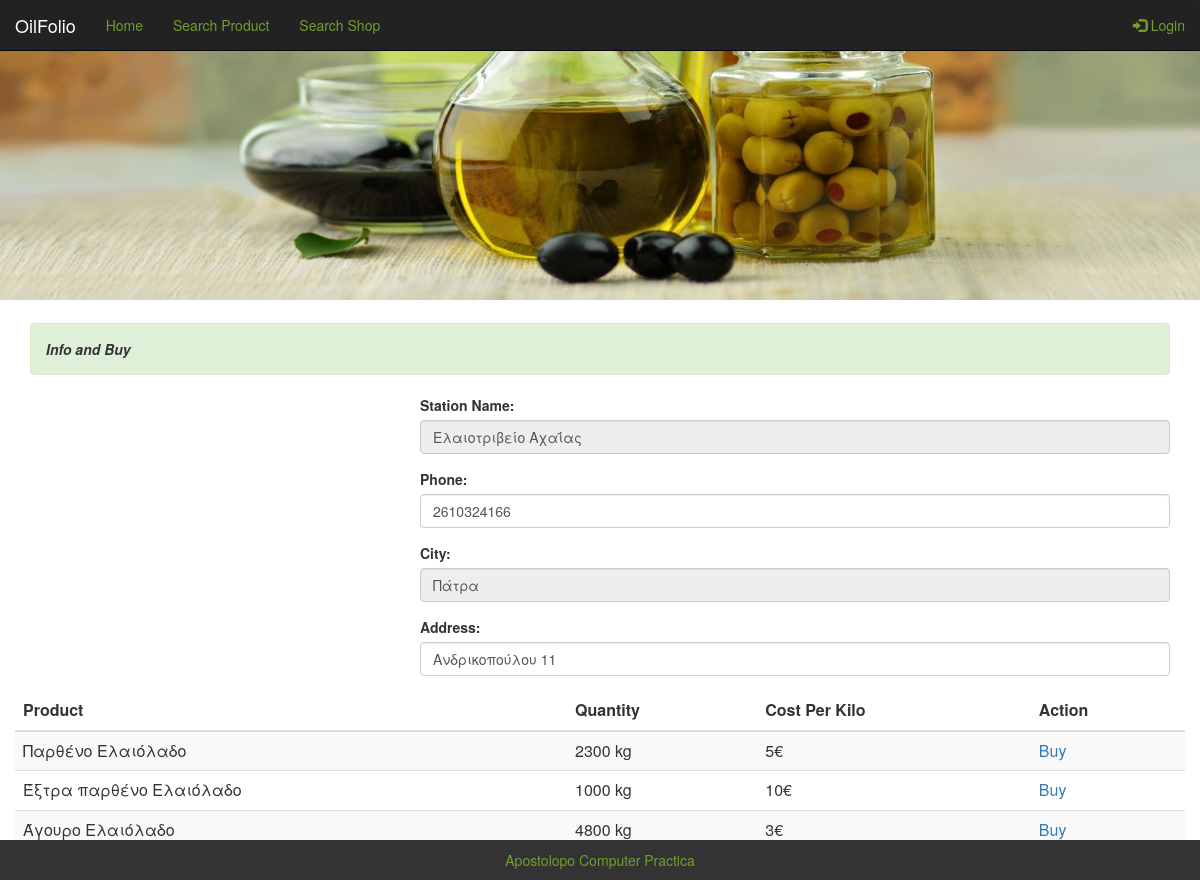
/buy.php?id_st=1, run on the app's committed database.
### tables this page shows
CREATE TABLE IF NOT EXISTS `oil_stations` (
  `id_st` int(10) NOT NULL AUTO_INCREMENT,
  `st_name` varchar(25) NOT NULL,
  `phone` varchar(25) NOT NULL,
  `city` varchar(20) NOT NULL,
  `address` varchar(25) NOT NULL,
  `longitude` varchar(25) NOT NULL,
  `latitude` varchar(25) NOT NULL,
  PRIMARY KEY (`id_st`),
  UNIQUE KEY `st_name` (`st_name`),
  UNIQUE KEY `st_name_2` (`st_name`)
);

CREATE TABLE IF NOT EXISTS `station_product` (
  `id_st_pr` int(10) NOT NULL AUTO_INCREMENT,
  `id_st` int(10) NOT NULL,
  `id_pr` int(10) NOT NULL,
  `quantity` int(20) DEFAULT NULL,
  `cost_per_kilo` int(10) DEFAULT NULL,
  `st_bank` varchar(25) NOT NULL,
  PRIMARY KEY (`id_st_pr`),
  UNIQUE KEY `id_pr` (`id_pr`),
  UNIQUE KEY `id_pr_2` (`id_pr`),
  KEY `prostpr` (`id_pr`)
);

CREATE TABLE IF NOT EXISTS `products` (
  `id_pr` int(10) NOT NULL AUTO_INCREMENT,
  `pr_name` varchar(25) NOT NULL,
  `description` varchar(250) NOT NULL,
  PRIMARY KEY (`id_pr`),
  UNIQUE KEY `pr_name` (`pr_name`)
);

### buy.php (the view, shortened to what this page needs)
<?php
include("up.php");
		$q5="select * from oil_stations where id_st=$_GET[id_st]";
		$r5=mysqli_query($conn,$q5);
		$qr5=@mysqli_fetch_array($r5);
		 ?>
			<div class="container">
			  <div class="alert alert-success">
			  <strong>Info and Buy</strong>
			   </div>
			  <div class="row">
			   <div class="col-md-4">
                <div id="map" style="width:100%; height:280px;"></div>
			   </div>
			    <div class="col-md-8">
				<div class="form-group">
				  <label for="Product Name">Station Name:</label>
				  <input type="text" class="form-control" id="st_name" placeholder="Enter station name" name="st_name" value='<?php echo "$qr5[st_name]";?>' style="background-color:#eee;">
				</div>
				<div class="form-group">
				  <label for="phone">Phone:</label>
				  <input type="text" class="form-control" id="phone" placeholder="Enter Phone" name="phone" value='<?php echo "$qr5[phone]";?>'>
				</div>
				<div class="form-group">
				  <label for="city">City:</label>
				  <input type="text" class="form-control" id="city" placeholder="Enter city" name="city" value='<?php echo "$qr5[city]";?>' style="background-color:#eee;">
				</div>
				<div class="form-group">
				  <label for="Address">Address:</label>
				  <input type="text" class="form-control" id="address" placeholder="Enter Address" name="address" value='<?php echo "$qr5[address]";?>'>
				</div>
				</div>
				<div>
			   <?php
			    $q6="select * from station_product inner join products on station_product.id_pr=products.id_pr where id_st=$_GET[id_st] ";
				$r6=mysqli_query($conn,$q6);
				echo "
				  <table class=\"table table-striped\">
					<thead>
					  <tr>
						<th>Product</th>
						<th>Quantity</th>
						<th>Cost Per Kilo</th>
						<th>Action</th>
					  </tr>
					</thead>
					 <tbody>";
					while($row1=mysqli_fetch_array($r6))
					  {
						echo "
						  <tr>
							<td>$row1[pr_name]</td>
							<td>$row1[quantity] kg</td>
							<td>$row1[cost_per_kilo]€</td>
							<td><a href=\"buyproduct.php?id_st=$_GET[id_st]&id_pr=$row1[id_pr]\">
			                <span>Buy</span></a></td>
						    </tr> ";
					   }
						echo "
						 </tbody>
							</table>
							" ;
			   ?>
			    </div>
			  </div>
           </div>
			 <?php
		 include("footer.php");
		 ?>
 </body>
</html>

### up.php (shortened to what this page needs)
<?php
	    $p1="";
		$p2="";
		$p3="";
		$p5="";
		?>
		<html lang="en">
		<head>
		  <link rel="stylesheet" href="https://maxcdn.bootstrapcdn.com/bootstrap/3.3.7/css/bootstrap.min.css">
		  <link rel="stylesheet" href="mycss.css">
		</head>
		<body>
		<nav class="navbar navbar-inverse navbar-fixed-top">
		  <div class="container-fluid">
			<div class="navbar-header">
			  <a class="navbar-brand" href="#">OilFolio</a>
			</div>
			<ul class="nav navbar-nav">
		<?php
		   if(@$_SESSION['login']!=1)
		  {
		 echo "
			      <li $p1><a href=\"index.php\">Home</a></li>
				  <li $p2><a href=\"scrproduct.php\">Search Product </a></li>
				  <li $p3><a href=\"srcshop.php\">Search Shop</a></li>
				</ul>
				<ul class='nav navbar-nav navbar-right'>
				  <li $p5><a href='login.php'><span class=\"glyphicon glyphicon-log-in\"></span> Login</a></li>
				</ul>
			   </div>
			  </nav> ";
		   }
		 ?>
		<div class="img1">
		  <img src="olive_oil.jpg" width="100%;" height="300px;">
		</div>

### footer.php
<div class="footer">
  <p>Apostolopo Computer Practica</p>
</div>

### mycss.css (style rules this page uses)
.img1 { margin:0%; padding-top:0%; }
.navbar { margin:0%; color:#729e2e; border-radius: 1px; }
.navbar-inverse .navbar-brand { color:#729e2e; }
.nav.navbar-nav.navbar-right li a { color: #729e2e; }
.nav.navbar-nav li a { color:#729e2e; }
.footer { position: fixed; left: 0; bottom: 0; padding-top:10px; height:40px; width: 100%; background-color:#333; color: #729e2e; text-align: center; }
.container { margin-bottom:10px; }
.alert.alert-success { margin-top:2%; color:#333; font-style:italic; }

### data on the page
oil_stations: st_name "Ελαιοτριβείο Αχαΐας", phone "2610324166", city "Πάτρα", address "Ανδρικοπούλου 11"
station_product: id_pr.pr_name "Παρθένο Ελαιόλαδο", quantity "2300", cost_per_kilo "5"
station_product: id_pr.pr_name "Έξτρα παρθένο Ελαιόλαδο", quantity "1000", cost_per_kilo "10"
station_product: id_pr.pr_name "Άγουρο Ελαιόλαδο", quantity "4800", cost_per_kilo "3"
